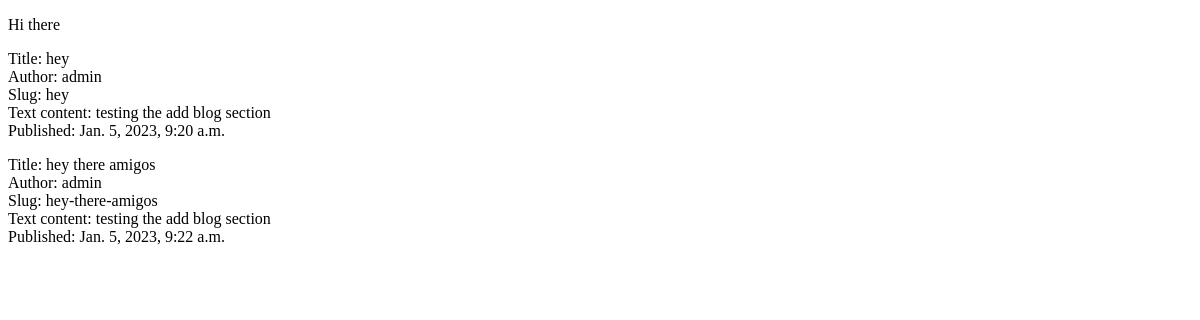
Page /blog/ on the earlier database version.
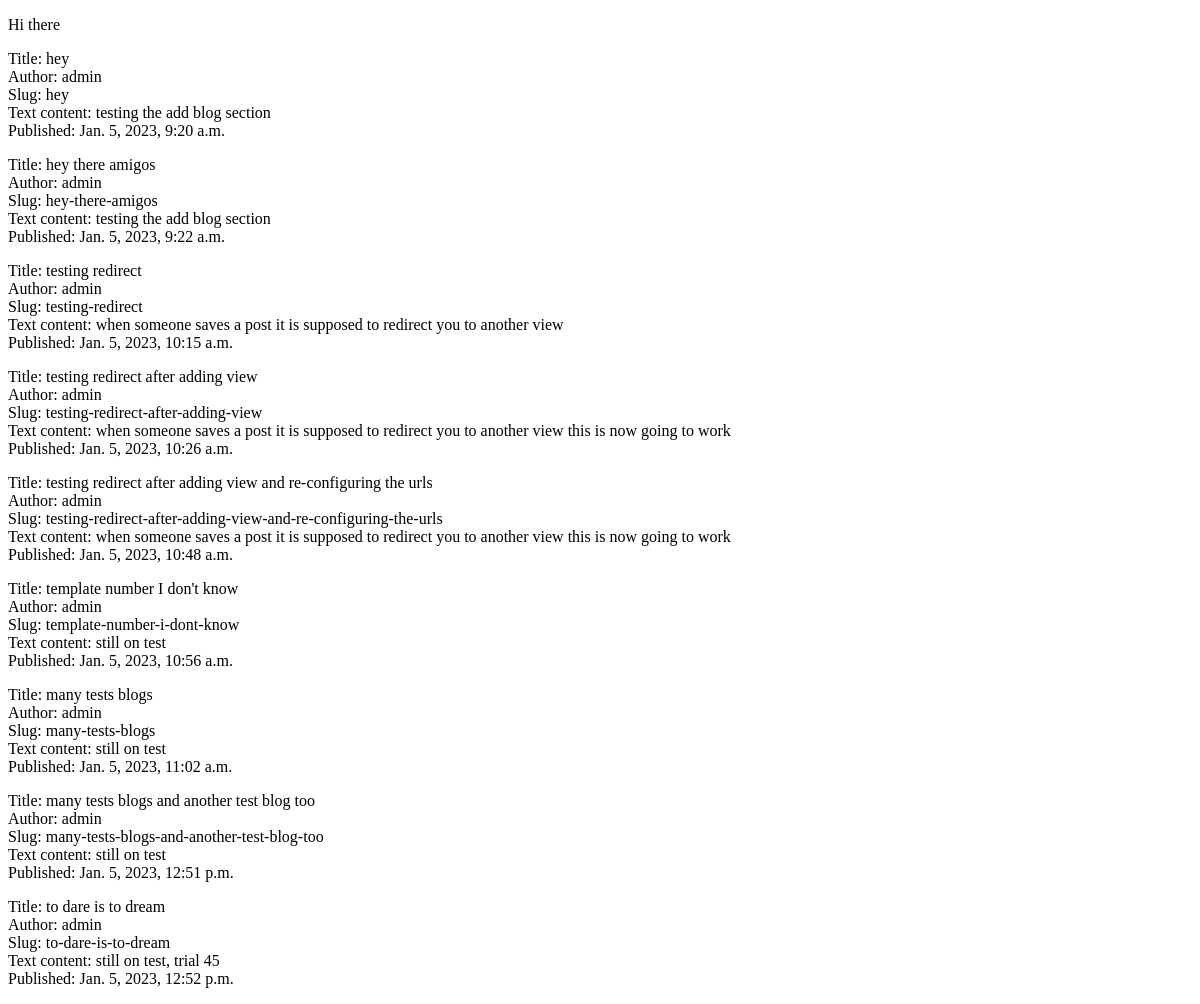
Same page on the later database version.
### blog/models.py (models this page shows, shortened)
class Post(models.Model):
    title = models.CharField(max_length=100)
    textContent = models.TextField(blank=True, null=True)
    slug = models.SlugField(unique=True)
    created_on = models.DateTimeField(auto_now_add=True)
    author = models.ForeignKey(User, on_delete=models.CASCADE)

### blog/views.py (the view)
# urls.py: path("",views.PostListView.as_view(), name="index"),
class PostListView(ListView):
    model = Post
    context_object_name = 'posts'

### templates/blog/post_list.html (shortened to what this page needs)
<!DOCTYPE html>
<html lang="en">
<head>
</head>
<body>
    <p>Hi there {{ user.username }}</p>
    {% if posts %}
        {% for post in posts %}
            <p>
                <div>
                    <label for="title">Title:</label>
                    {{ post.title }}
                </div>
                <div>
                    <label for="author">Author:</label>
                    {{ post.author }}
                </div>
                <div>
                    <label for="slug">Slug:</label>
                    {{ post.slug }}
                </div>
                <div>
                    <label for="textContent">Text content:</label>
                    {{ post.textContent }}
                </div>
                <div>
                    <label for="created_on">Published:</label>
                    {{ post.created_on }}
                </div>
            </p>
        {% endfor %}
    {% else %}
        <p>
            No posts yet
        </p>
    {% endif %}
</body>
</html>

Differences in the rows shown:
added Post: title "testing redirect", author "admin", slug "testing-redirect", textContent "when someone saves a post it is supposed to redirect you to another view", created_on "Jan. 5, 2023, 10:15 a.m."
added Post: title "testing redirect after adding view", author "admin", slug "testing-redirect-after-adding-view", textContent "when someone saves a post it is supposed to redirect you to another view this is now going to work", created_on "Jan. 5, 2023, 10:26 a.m."
added Post: title "testing redirect after adding view and re-configuring the urls", author "admin", slug "testing-redirect-after-adding-view-and-re-configuring-the-urls", textContent "when someone saves a post it is supposed to redirect you to another view this is now going to work", created_on "Jan. 5, 2023, 10:48 a.m."
added Post: title "template number I don't know", author "admin", slug "template-number-i-dont-know", textContent "still on test", created_on "Jan. 5, 2023, 10:56 a.m."
added Post: title "many tests blogs", author "admin", slug "many-tests-blogs", textContent "still on test", created_on "Jan. 5, 2023, 11:02 a.m."
added Post: title "many tests blogs and another test blog too", author "admin", slug "many-tests-blogs-and-another-test-blog-too", textContent "still on test", created_on "Jan. 5, 2023, 12:51 p.m."
added Post: title "to dare is to dream", author "admin", slug "to-dare-is-to-dream", textContent "still on test, trial 45", created_on "Jan. 5, 2023, 12:52 p.m."
